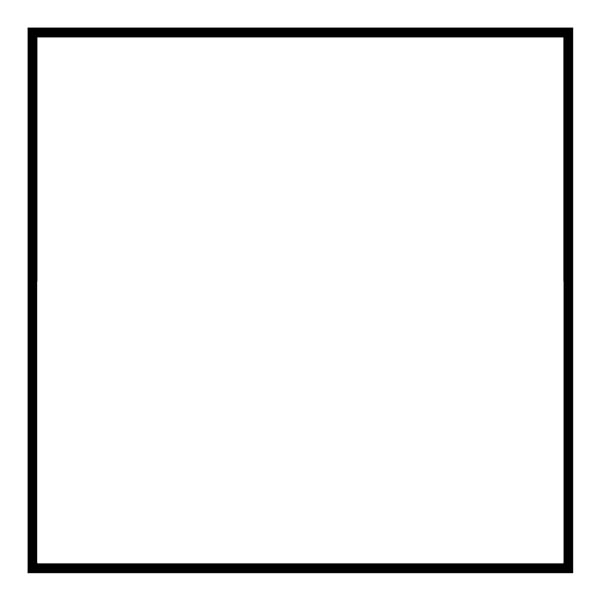
#> input picture images/square.jpg, 600 x 600 px
$ python imageprocessing.py
#> lines starting #> are read from the running program, lines starting #| are printed output that depends on the picture; after the words box and inside, x2 and y2 are one past the last pixel; in counts of white or black regions, pixels touching at a corner belong together
import numpy as np
import cv2 as cv
from matplotlib import pyplot as plt

class Image:
    def __init__(self, path_to_image):
        # Read the image and detect edges
#> called with path_to_image = 'images/square.jpg'
        self.image = cv.imread(path_to_image)
#> self.image is the input picture: shape (600, 600, 3); min 0, max 255, mean 240.2
        self.image_height = self.image.shape[0]
#> self.image_height = 600
        self.image_width = self.image.shape[1]
#> self.image_width = 600
        self.gray = cv.cvtColor(self.image, cv.COLOR_BGR2GRAY)
        self.waypoints = None
        self.canvas_height = 1.0 # in meters
        self.canvas_width = 1.0 # also in meters

    def getWaypoints(self):
        # Apply Gaussian blur to reduce noise
        blurred = cv.GaussianBlur(self.gray, (5, 5), 0)
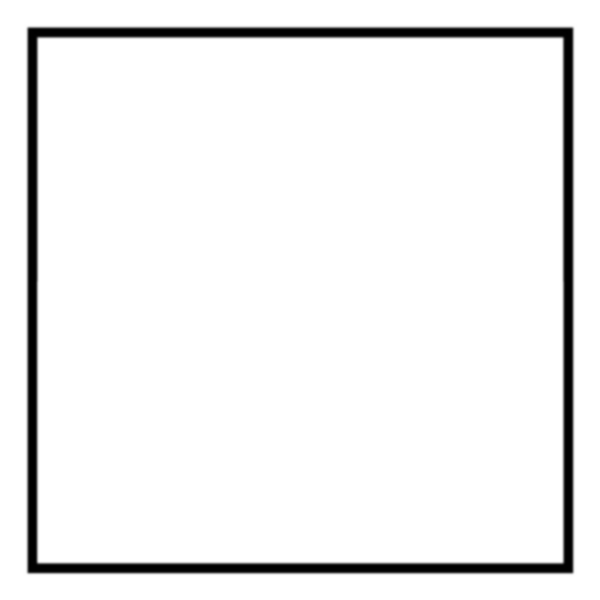
#> blurred: shape (600, 600); min 0, max 255, mean 240.2

        # Use adaptive thresholding instead of Canny edge detection
        edges = cv.adaptiveThreshold(blurred, 255, cv.ADAPTIVE_THRESH_GAUSSIAN_C, cv.THRESH_BINARY_INV, 11, 9)
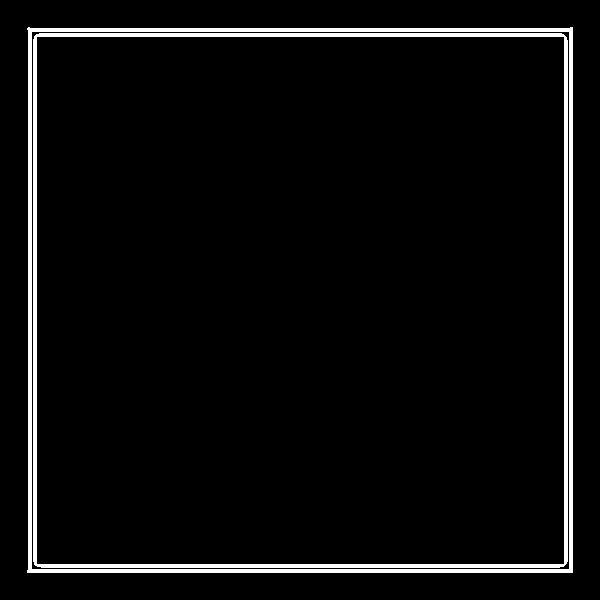
#> edges: shape (600, 600); 4.7% white; 2 white regions

        # Find contours
        contours, _ = cv.findContours(edges, cv.RETR_EXTERNAL, cv.CHAIN_APPROX_SIMPLE)
#> contours = 1 contour; box (x1, y1, x2, y2) and area: (27, 27, 573, 573) 295944

        # Extract waypoints
        self.waypoints = []
        for contour in contours:
            # Option 1: Sample points along the contour
            epsilon = 0.001 * cv.arcLength(contour, True)
            approx = cv.approxPolyDP(contour, epsilon, True)
            self.waypoints.extend(approx.reshape(-1, 2))
#> this loop made 1 pass
#> (epsilon, approx) on pass 1: (2.18, [[28, 27], [27, 572], [572, 572], [572, 27]])
#> after the loop, self.waypoints = [[28, 27], [27, 572], [572, 572], [572, 27]]


        return self.waypoints

    def pixels_to_xy(self):
        pixel2xy = self.canvas_width / self.image_width
#> pixel2xy = 0.00167
        xy_waypoints = []
        for point in self.waypoints:
            xy_point = point * pixel2xy
            xy_waypoints.append(xy_point)
#> this loop made 4 passes
#> (point, xy_point) on passes 1 to 4: ([28, 27], [0.0467, 0.045]), ([27, 572], [0.045, 0.953]), ([572, 572], [0.953, 0.953]), ([572, 27], [0.953, 0.045])
#> after the loop, xy_waypoints = [[0.0467, 0.045], [0.045, 0.953], [0.953, 0.953], [0.953, 0.045]]
        self.waypoints = np.array(xy_waypoints)
#> self.waypoints has the same summary as xy_waypoints
        return self.waypoints


# Create a figure and axis
    def plot(self):
        fig, ax = plt.subplots(figsize=(10, 8))

        # Plot the original image
        ax.imshow(cv.cvtColor(self.image, cv.COLOR_BGR2RGB), alpha=0.5)

        # Plot contours
        # contour = ax.contour(edges, levels=10, colors='blue', alpha=0.7)
        # ax.clabel(contour, inline=True, fontsize=8)

        # Plot waypoints
        x, y = zip(*self.waypoints)
#> x = (0.0467, 0.045, 0.953, 0.953); y = (0.045, 0.953, 0.953, 0.045)
        ax.scatter(x, y, c='red', s=20, marker='o', label='Waypoints')

        # Customize the plot
        ax.set_title('Contours and Waypoints Visualization')
        ax.set_xlabel('X Coordinate')
        ax.set_ylabel('Y Coordinate')
        ax.legend()

        # plt.colorbar(contour, label='Edge Intensity')
        # plt.grid(True)
        plt.show()
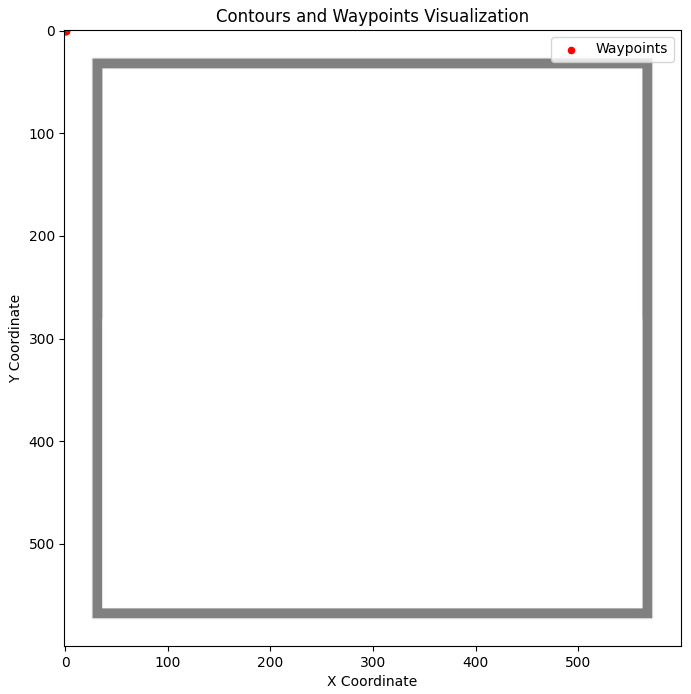
#> figure drawn by matplotlib, 1 panel
        return ax

def main():
    img = Image('images/square.jpg')
    img.getWaypoints()
    img.pixels_to_xy()
    plot = img.plot()
    pass

if __name__ == "__main__":
    main()

$ run again, with images/smiley.jpg copied over images/square.jpg
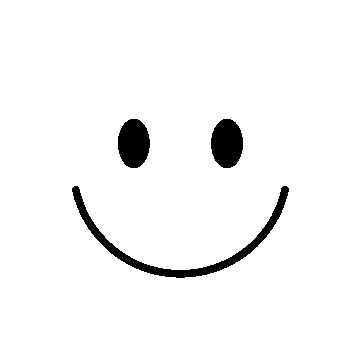
#> input picture images/smiley.jpg, 360 x 360 px
#> in __init__, self.image is the input picture: shape (360, 360, 3); min 0, max 255, mean 245.7
#> in getWaypoints, `edges = cv.adaptiveThreshold(blurred, 255, cv.ADAPTIVE_THRESH_GAUSSIAN..`:
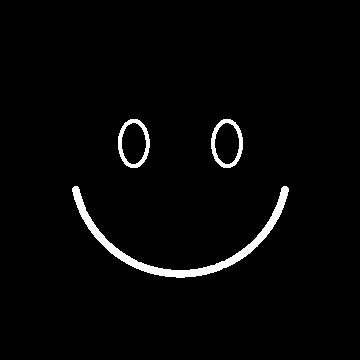
#> edges: shape (360, 360); 2.5% white; 3 white regions
#> contours = 3 contours; box (x1, y1, x2, y2) and area: (72, 186, 289, 278) 1986, (211, 119, 243, 168) 1184, (118, 119, 150, 168) 1181
#> the loop in getWaypoints, `for contour in contours:` made 3 passes
#> epsilon on passes 1 to 3: 0.636, 0.133, 0.133
#> after the loop in getWaypoints, `for contour in contours:`: self.waypoints = 187 pairs, first value 72 to 288, second value 119 to 277
#> the loop in pixels_to_xy, `for point in self.waypoints:` made 187 passes
#> (point, xy_point) on passes 1 to 3: ([72, 188], [0.2, 0.522]), ([74, 199], [0.206, 0.553]), ([76, 202], [0.211, 0.561])
#> after the loop in pixels_to_xy, `for point in self.waypoints:`: xy_waypoints = 187 pairs, first value 0.2 to 0.8, second value 0.331 to 0.769
#> in pixels_to_xy, `self.waypoints = np.array(xy_waypoints)`: self.waypoints has the same summary as xy_waypoints
#> x = 187 values, max 0.8 at index 34, min 0.2 at index 0, mean 0.504; y = 187 values, max 0.769 at index 15, min 0.331 at index 76, mean 0.51
#> in plot, `plt.show()`:
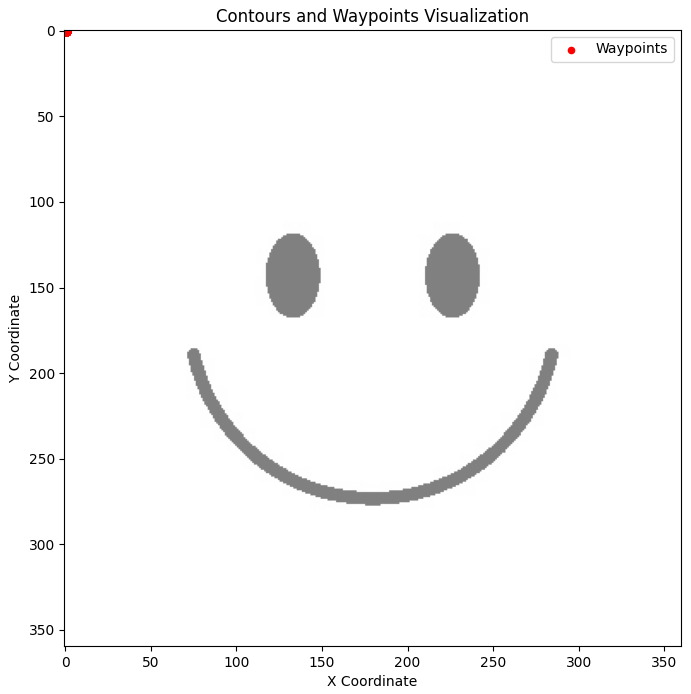
#> figure drawn by matplotlib, 1 panel
